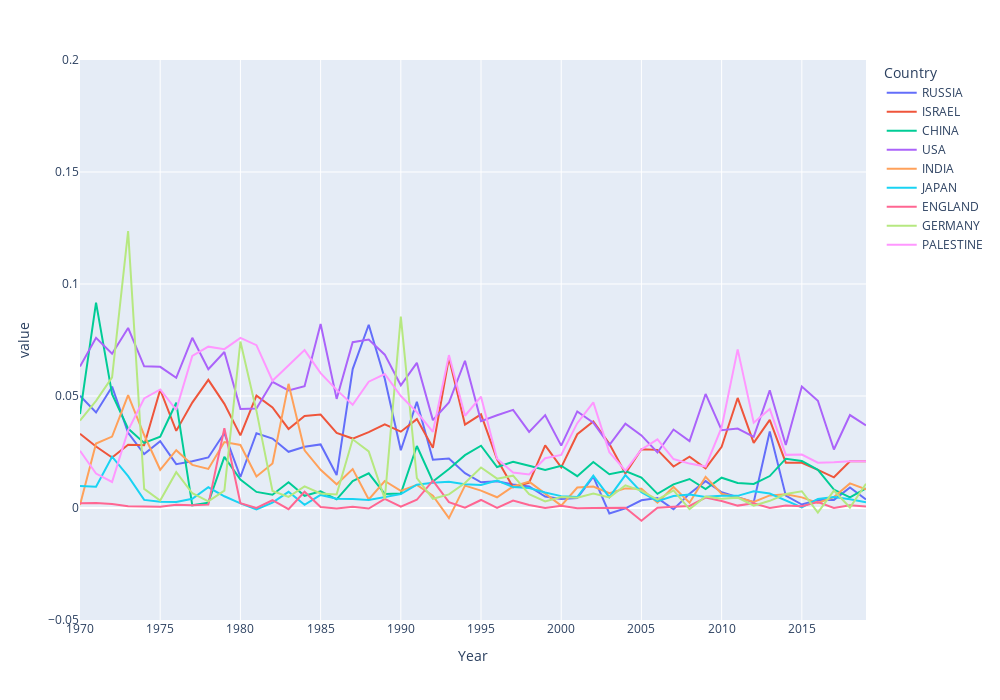

The cell this chart's notebook holds for it:
### Code cell
import plotly.express as px

fig = px.line(viznew, x="Year", y="value", color='Country',range_y=[-0.05,0.2],width=1000,height=700)
fig.show()
